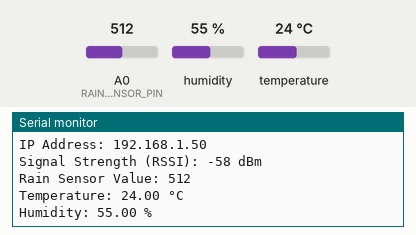
The sketch below on a simulated ESP8266 (NodeMCU). On the bench: the last lines printed to the serial monitor. The inputs (shaded band) are chosen by the test bench; at power-on: humidity 55 %, A0 (RAIN_SENSOR_PIN) = 512, temperature 24 °C. WiFi joins after 1.5 s; servers stay silent unless stated.

Above: at 2.7 s.
2.8 s: humidity set to 22 %
At 6.0 s:
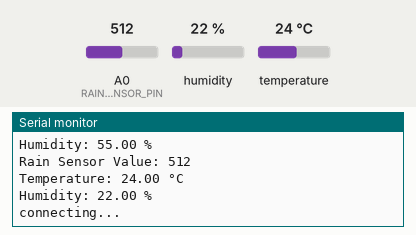
6.8 s: A0 (RAIN_SENSOR_PIN) set to 716
At 9.1 s:
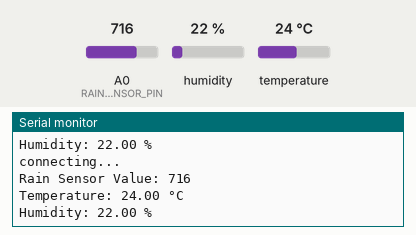
10.8 s: temperature set to 12 °C
At 11.5 s:
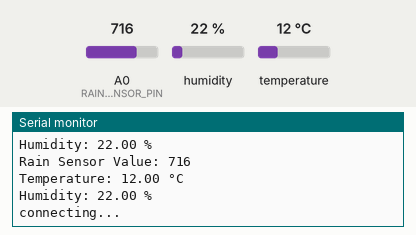
14.8 s: A0 (RAIN_SENSOR_PIN) set to 900
At 17.27 s:
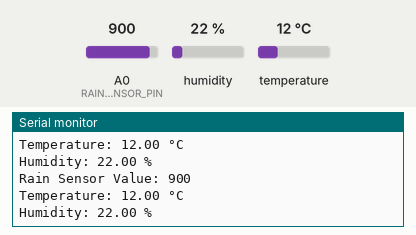
18.8 s: humidity set to 40 %
At 21.3 s:
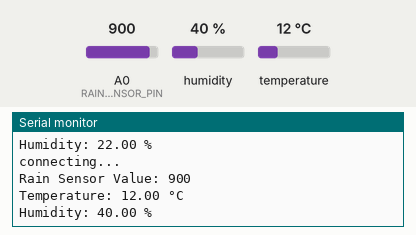
Timing chart, 0 to 22.8 s (numbered marks = the images above; inputs shaded):
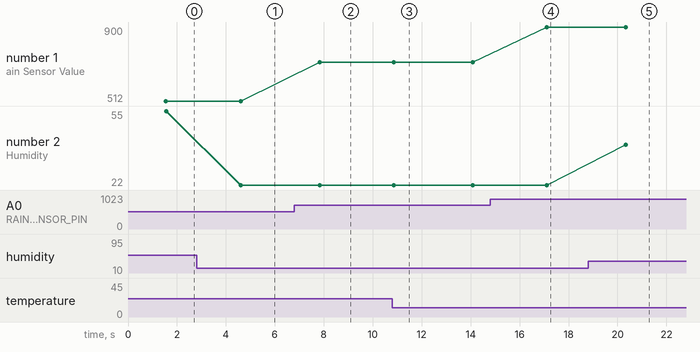

Measured:
- after the input at 2.8 s, the serial monitor: prints a new line after 1.8 s (image 1)
- after the input at 6.8 s, the serial monitor: prints a new line after 1.0 s (image 2)
- after the input at 10.8 s, the serial monitor: prints a new line after 0.06 s (image 3)
- after the input at 14.8 s, the serial monitor: prints a new line after 2.3 s (image 4)
- after the input at 18.8 s, the serial monitor: prints a new line after 1.5 s (image 5)
- plotted number 1: 512 → 716 after the input at 6.8 s, 716 → 900 after the input at 14.8 s
- plotted number 2: 55 → 22 after the input at 2.8 s, 22 → 40 after the input at 18.8 s

The sketch:

Json.ino
```cpp
#include <SPI.h>
#include <ESP8266WiFi.h>
#include <ESP8266HTTPClient.h>
#include <WiFiClientSecure.h>
#include <DHT.h>
#include <ArduinoJson.h>  // Include the ArduinoJSON library

const char *ssid = "vivo";
const char *password = "dhaniaaa123";
int keyIndex = 0;

int status = WL_IDLE_STATUS;

// Initialize sensor that uses digital pins 13 and 12.
const byte triggerPin = 13;
const byte echoPin = 12;
const byte dhtPin = D1;
#define RAIN_SENSOR_PIN A0

DHT dht(dhtPin, DHT11);

WiFiClient client;

// server address:
char server[] = "103.85.60.83";

unsigned long lastConnectionTime = 0;
const unsigned long postingInterval = 4L * 1000L;

void setup() {
    Serial.begin(9600);
    WiFi.mode(WIFI_STA);
    WiFi.begin(ssid, password);
    Serial.println("");

    Serial.print("Connecting");
    while (WiFi.status() != WL_CONNECTED) {
        delay(500);
        Serial.print(".");
    }
    printWifiStatus();
}

void loop() {
    float temperature = dht.readTemperature();
    float humidity = dht.readHumidity();
    int rainValue = analogRead(RAIN_SENSOR_PIN);
    Serial.print("Rain Sensor Value: ");
    Serial.println(rainValue);
    Serial.println("Temperature: " + String(temperature) + " °C");
    Serial.println("Humidity: " + String(humidity) + " %");

    if (millis() - lastConnectionTime > postingInterval) {
        httpRequest(temperature, humidity, rainValue);
    }
    delay(3000);
}

void httpRequest(float temperature, float humidity, float rainValue) {
    client.stop();

    if (client.connect(server, 80)) {  // Use port 80 for HTTP
        Serial.println("connecting...");

        // Create a JSON object
        DynamicJsonDocument jsonDocument(256);  // Adjust the size based on your data
        jsonDocument["nilai1"] = rainValue;
        jsonDocument["nilai2"] = temperature;

        // Serialize the JSON object
        String jsonString;
        serializeJson(jsonDocument, jsonString);

        // Make a POST request with the JSON payload
        client.println("POST /IOT5AKEL2/index.php/welcome/updatedata/5AKEL2/ HTTP/1.1");
        client.println("Host: 103.85.60.83");
        client.println("User-Agent: ArduinoWiFi/1.1");
        client.println("Content-Type: application/json");
        client.print("Content-Length: ");
        client.println(jsonString.length());
        client.println("Connection: close");
        client.println();
        client.println(jsonString);
        lastConnectionTime = millis();
    } else {
        Serial.println("connection failed");
    }
}

void printWifiStatus() {
    Serial.print("SSID: ");
    Serial.println(WiFi.SSID());
    IPAddress ip = WiFi.localIP();
    Serial.print("IP Address: ");
    Serial.println(ip);
    long rssi = WiFi.RSSI();
    Serial.print("Signal Strength (RSSI): ");
    Serial.print(rssi);
    Serial.println(" dBm");
}
```
